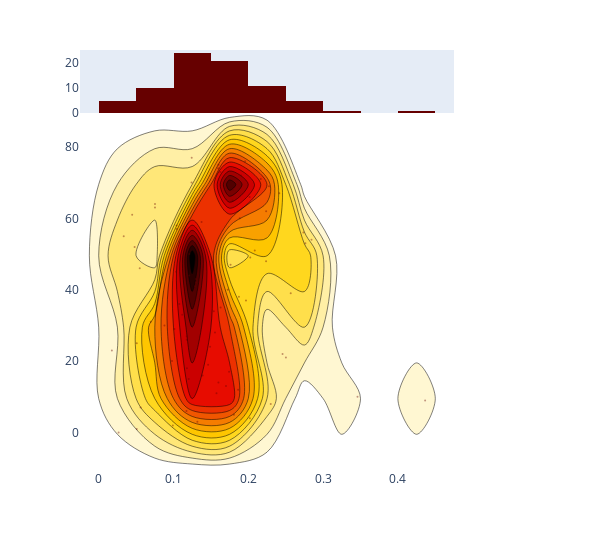

Here is the notebook cell this chart was saved with:
### Markdown cell above
## 2D Density Plot of Resume Sentiment Polarities

### Code cell
from textblob import TextBlob
import plotly.graph_objects as go
df1['polarity'] = df['Resume Text'].map(lambda text: TextBlob(text).sentiment.polarity)

trace1 = go.Scatter(
    x=df1['polarity'], y=df1.index, mode='markers', name='points',
    marker=dict(color='rgb(102,0,0)', size=2, opacity=0.4)
)
trace2 = go.Histogram2dContour(
    x=df1['polarity'], y=df1.index, name='density', ncontours=20,
    colorscale='Hot', reversescale=True, showscale=False
)
trace3 = go.Histogram(
    x=df1['polarity'], name='Sentiment polarity density',
    marker=dict(color='rgb(102,0,0)'),
    yaxis='y2'
)
# trace4 = go.Histogram(
#     y=df1.index, name='Rating density', marker=dict(color='rgb(102,0,0)'),
#     xaxis='x2'
# )
data = [trace1, trace2, trace3]

layout = go.Layout(
    showlegend=False,
    autosize=False,
    width=600,
    height=550,
    xaxis=dict(
        domain=[0, 0.85],
        showgrid=False,
        zeroline=False
    ),
    yaxis=dict(
        domain=[0, 0.85],
        showgrid=False,
        zeroline=False
    ),
    margin=dict(
        t=50
    ),
    hovermode='closest',
    bargap=0,
    xaxis2=dict(
        domain=[0.85, 1],
        showgrid=False,
        zeroline=False
    ),
    yaxis2=dict(
        domain=[0.85, 1],
        showgrid=False,
        zeroline=False
    )
)

fig = go.Figure(data=data, layout=layout)
iplot(fig, filename='2dhistogram-2d-density-plot-subplots')

### Figure 1 — Plotly figure (JSON) as saved in the notebook; plotly's stock layout.template omitted (floating-point values rounded to 4 significant figures)
{"data": [{"marker": {"color": "rgb(102,0,0)", "opacity": 0.4, "size": 2}, "mode": "markers", "name": "points", "type": "scatter", "x": [0.02665, 0.05085, 0.09907, 0.1319, 0.202, 0.1808, 0.1173, 0.056, 0.23, 0.4364, 0.346, 0.1575, 0.1864, 0.1701, 0.1601, 0.1204, 0.1389, 0.1743, 0.1179, 0.1463, 0.09798, 0.2503, 0.2458, 0.01762, 0.1489, 0.05087, 0.1176, 0.1176, 0.1555, 0.1013, 0.0879, 0.06958, 0.1284, 0.1116, 0.1539, 0.1629, 0.1078, 0.1969, 0.1875, 0.2567, 0.1725, 0.1286, 0.1302, 0.1298, 0.121, 0.1035, 0.05483, 0.1763, 0.2238, 0.2026, 0.1211, 0.2087, 0.04805, 0.2763, 0.2845, 0.03345, 0.2737, 0.1041, 0.1041, 0.1375, 0.1886, 0.04475, 0.2239, 0.07522, 0.07522, 0.179, 0.2017, 0.2415, 0.1796, 0.2276, 0.1241, 0.2167, 0.1903, 0.1626, 0.1596, 0.1601, 0.1958, 0.1243], "y": [0, 1, 2, 3, 4, 5, 6, 7, 8, 9, 10, 11, 12, 13, 14, 15, 16, 17, 18, 19, 20, 21, 22, 23, 24, 25, 26, 27, 28, 29, 30, 31, 32, 33, 34, 35, 36, 37, 38, 39, 40, 41, 42, 43, 44, 45, 46, 47, 48, 49, 50, 51, 52, 53, 54, 55, 56, 57, 58, 59, 60, 61, 62, 63, 64, 65, 66, 67, 68, 69, 70, 71, 72, 73, 74, 75, 76, 77]}, {"colorscale": [[0, "rgb(0,0,0)"], [0.3333, "rgb(230,0,0)"], [0.6667, "rgb(255,210,0)"], [1, "rgb(255,255,255)"]], "name": "density", "ncontours": 20, "reversescale": true, "showscale": false, "type": "histogram2dcontour", "x": [0.02665, 0.05085, 0.09907, 0.1319, 0.202, 0.1808, 0.1173, 0.056, 0.23, 0.4364, 0.346, 0.1575, 0.1864, 0.1701, 0.1601, 0.1204, 0.1389, 0.1743, 0.1179, 0.1463, 0.09798, 0.2503, 0.2458, 0.01762, 0.1489, 0.05087, 0.1176, 0.1176, 0.1555, 0.1013, 0.0879, 0.06958, 0.1284, 0.1116, 0.1539, 0.1629, 0.1078, 0.1969, 0.1875, 0.2567, 0.1725, 0.1286, 0.1302, 0.1298, 0.121, 0.1035, 0.05483, 0.1763, 0.2238, 0.2026, 0.1211, 0.2087, 0.04805, 0.2763, 0.2845, 0.03345, 0.2737, 0.1041, 0.1041, 0.1375, 0.1886, 0.04475, 0.2239, 0.07522, 0.07522, 0.179, 0.2017, 0.2415, 0.1796, 0.2276, 0.1241, 0.2167, 0.1903, 0.1626, 0.1596, 0.1601, 0.1958, 0.1243], "y": [0, 1, 2, 3, 4, 5, 6, 7, 8, 9, 10, 11, 12, 13, 14, 15, 16, 17, 18, 19, 20, 21, 22, 23, 24, 25, 26, 27, 28, 29, 30, 31, 32, 33, 34, 35, 36, 37, 38, 39, 40, 41, 42, 43, 44, 45, 46, 47, 48, 49, 50, 51, 52, 53, 54, 55, 56, 57, 58, 59, 60, 61, 62, 63, 64, 65, 66, 67, 68, 69, 70, 71, 72, 73, 74, 75, 76, 77]}, {"marker": {"color": "rgb(102,0,0)"}, "name": "Sentiment polarity density", "type": "histogram", "x": [0.02665, 0.05085, 0.09907, 0.1319, 0.202, 0.1808, 0.1173, 0.056, 0.23, 0.4364, 0.346, 0.1575, 0.1864, 0.1701, 0.1601, 0.1204, 0.1389, 0.1743, 0.1179, 0.1463, 0.09798, 0.2503, 0.2458, 0.01762, 0.1489, 0.05087, 0.1176, 0.1176, 0.1555, 0.1013, 0.0879, 0.06958, 0.1284, 0.1116, 0.1539, 0.1629, 0.1078, 0.1969, 0.1875, 0.2567, 0.1725, 0.1286, 0.1302, 0.1298, 0.121, 0.1035, 0.05483, 0.1763, 0.2238, 0.2026, 0.1211, 0.2087, 0.04805, 0.2763, 0.2845, 0.03345, 0.2737, 0.1041, 0.1041, 0.1375, 0.1886, 0.04475, 0.2239, 0.07522, 0.07522, 0.179, 0.2017, 0.2415, 0.1796, 0.2276, 0.1241, 0.2167, 0.1903, 0.1626, 0.1596, 0.1601, 0.1958, 0.1243], "yaxis": "y2"}], "layout": {"autosize": false, "bargap": 0, "height": 550, "hovermode": "closest", "margin": {"t": 50}, "showlegend": false, "width": 600, "xaxis": {"domain": [0, 0.85], "showgrid": false, "zeroline": false}, "xaxis2": {"domain": [0.85, 1], "showgrid": false, "zeroline": false}, "yaxis": {"domain": [0, 0.85], "showgrid": false, "zeroline": false}, "yaxis2": {"domain": [0.85, 1], "showgrid": false, "zeroline": false}}}
